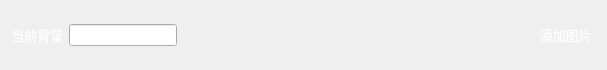
           <widget class="QWidget" name="verticalWidget_28" native="true">
            <property name="minimumSize">
             <size>
              <width>0</width>
              <height>70</height>
             </size>
            </property>
            <property name="maximumSize">
             <size>
              <width>16777215</width>
              <height>70</height>
             </size>
            </property>
            <property name="styleSheet">
             <string notr="true">#verticalWidget_28{background-color: rgba(223, 223, 223,50);
border-radius: 5px;}</string>
            </property>
            <layout class="QHBoxLayout" name="horizontalLayout_37">
             <item>
              <widget class="QWidget" name="horizontalWidget_27" native="true">
               <property name="minimumSize">
                <size>
                 <width>0</width>
                 <height>40</height>
                </size>
               </property>
               <property name="maximumSize">
                <size>
                 <width>16777215</width>
                 <height>40</height>
                </size>
               </property>
               <layout class="QVBoxLayout" name="verticalLayout_32">
                <property name="spacing">
                 <number>0</number>
                </property>
                <property name="leftMargin">
                 <number>0</number>
                </property>
                <property name="topMargin">
                 <number>0</number>
                </property>
                <property name="rightMargin">
                 <number>0</number>
                </property>
                <property name="bottomMargin">
                 <number>0</number>
                </property>
                <item>
                 <widget class="QLabel" name="label_69">
                  <property name="font">
                   <font>
                    <family>OPPOSans B</family>
                    <pointsize>10</pointsize>
                    <stylestrategy>PreferAntialias</stylestrategy>
                   </font>
                  </property>
                  <property name="styleSheet">
                   <string notr="true">color: rgb(255, 255, 255);</string>
                  </property>
                  <property name="text">
                   <string>当前背景</string>
                  </property>
                 </widget>
                </item>
               </layout>
              </widget>
             </item>
             <item>
              <widget class="QLineEdit" name="lineEdit_25"/>
             </item>
             <item>
              <spacer name="horizontalSpacer_66">
               <property name="orientation">
                <enum>Qt::Horizontal</enum>
               </property>
               <property name="sizeHint" stdset="0">
                <size>
                 <width>352</width>
                 <height>20</height>
                </size>
               </property>
              </spacer>
             </item>
             <item>
              <widget class="QToolButton" name="toolButton_33">
               <property name="font">
                <font>
                 <family>OPPOSans B</family>
                 <pointsize>10</pointsize>
                 <stylestrategy>PreferAntialias</stylestrategy>
                </font>
               </property>
               <property name="styleSheet">
                <string notr="true">QToolButton {
    qproperty-iconSize: 22px 22px;
	background-color: rgba(255, 255, 255, 0);
	border: none;
	border-radius:3px;
	color: rgb(255, 255, 255);
}

QToolButton::menu-indicator { 
	image: None;
}

QToolButton:hover {
	border-radius:3px;
	color: rgb(255, 255, 255);
	background-color: rgba(255, 255, 255, 50);
	border: none;
}

 
QToolButton:checked {
	border-radius:3px;
	color: rgb(255, 255, 255);
	background-color: rgba(255, 255, 255, 50);
	border: none;
}</string>
               </property>
               <property name="text">
                <string>添加图片</string>
               </property>
              </widget>
             </item>
            </layout>
           </widget>
